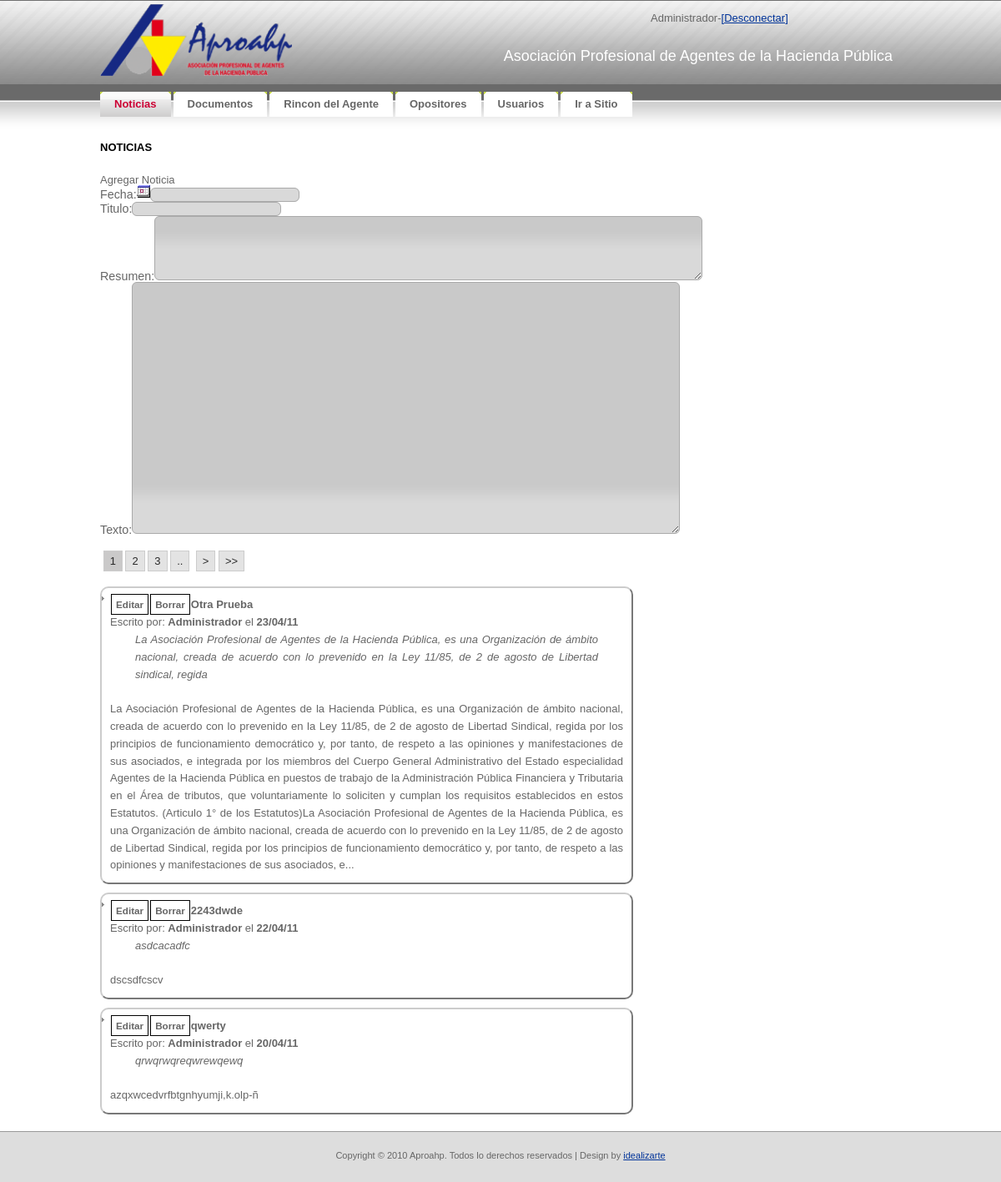
The page /admin/index.php (signed in) on the database as committed earlier.
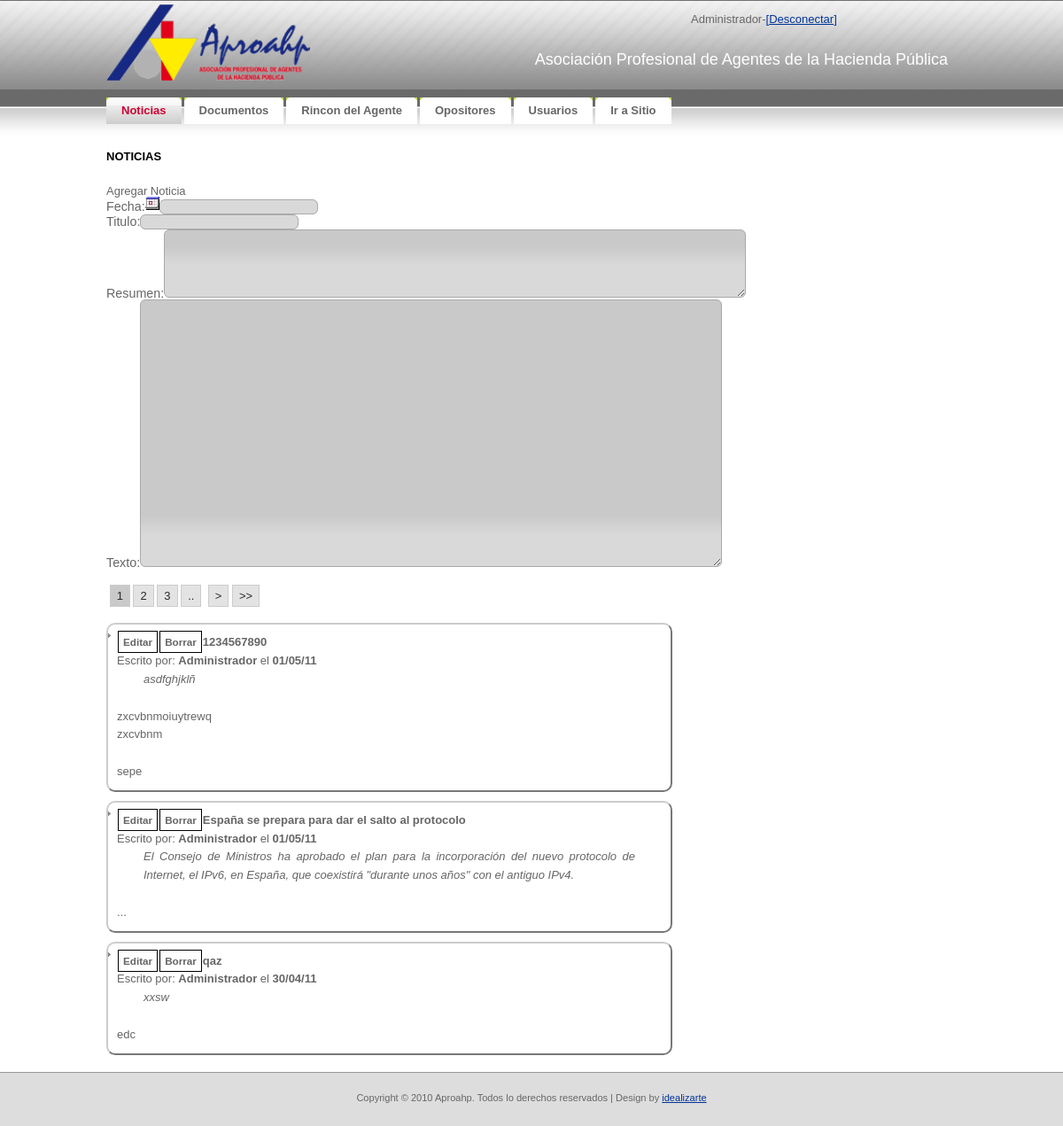
The same page on the database as committed later.
### tables this page shows
CREATE TABLE IF NOT EXISTS `tbl_noticias` (
  `NOT_ID` bigint(20) NOT NULL AUTO_INCREMENT,
  `NOT_FECHA` timestamp NOT NULL DEFAULT CURRENT_TIMESTAMP,
  `NOT_Autor` bigint(20) NOT NULL,
  `NOT_Titulo` varchar(50) NOT NULL,
  `NOT_resumen` varchar(500) NOT NULL,
  `NOT_texto` text NOT NULL,
  PRIMARY KEY (`NOT_ID`)
);

CREATE TABLE IF NOT EXISTS `tbl_users` (
  `USR_ID` bigint(20) NOT NULL AUTO_INCREMENT,
  `USR_username` varchar(32) NOT NULL,
  `USR_password` varchar(32) NOT NULL,
  `USR_Displayname` varchar(32) NOT NULL,
  `USR_email` varchar(100) NOT NULL,
  `USR_Activo` tinyint(1) NOT NULL,
  PRIMARY KEY (`USR_ID`)
);

### admin/index.php (the view, shortened to what the changed rows need)
<?php
	require_once("../lib/siteconfig.php");
?>
<!DOCTYPE html PUBLIC "-//W3C//DTD XHTML 1.0 Strict//EN"
  "http://www.w3.org/TR/xhtml1/DTD/xhtml1-strict.dtd">
<html xmlns="http://www.w3.org/1999/xhtml" xml:lang="en" lang="en">
<head>
	<link rel="stylesheet" href="../css/reset.css" type="text/css" media="screen" charset="utf-8">
	<link rel="stylesheet" href="../css/aproahp.css" type="text/css" media="screen" charset="utf-8">
	<link rel="stylesheet" href="css/jquery-ui.css" type="text/css" media="screen" charset="utf-8">
	<link rel="stylesheet" href="css/style.css" type="text/css" media="screen" charset="utf-8">
</head>
<body>
<div id="container">
<?php require("header.php")?>
<div id='noticias'>
	<h3>Noticias</h3><br>
<?php
		echo "<div id='noticiaslist'><ul>";
		if(isset($_GET['pagenum'])){
			$pagenum = $_GET['pagenum'];
		}else{
			$pagenum = 1;
		}
		$not_result = mysql_query("SELECT * FROM tbl_noticias,tbl_users WHERE NOT_Autor=USR_ID ORDER BY `NOT_FECHA` DESC") or die(mysql_error());
		$rows = mysql_num_rows($not_result);
		$page_rows = 3;
		$pdata=pagination($rows,$pagenum,$page_rows);
		echo ($pdata['links']);
		$not_result=mysql_query("SELECT * FROM tbl_noticias,tbl_users WHERE NOT_Autor=USR_ID ORDER BY NOT_FECHA DESC ".$pdata['limites'].";");
		for ($x = 0, $numrows = mysql_num_rows($not_result); $x < $numrows; $x++) {
			$row = mysql_fetch_assoc($not_result);
			$datetime = date("d/m/y", strtotime($row["NOT_FECHA"]));
			echo "<li class=noticia><div class=edit rel='".$row["NOT_ID"]."'>Editar</div><div class=borrar rel='".$row["NOT_ID"]."'>Borrar</div><span class=highlight>".$row["NOT_Titulo"]."</span><br>Escrito por: <span class=highlight>".$row["USR_Displayname"]."</span> el <span class=highlight>".$datetime."</span><br><div class=resumen>".nl2br($row["NOT_resumen"])."</div><br>".nl2br(neat_trim($row["NOT_texto"],1000))."</li>";
		}
		echo "</ul></div>";
?>
</div>
</div>
</body>
</html>

### admin/header.php (shortened to what the changed rows need)
<?php
$parts = Explode('/', $_SERVER["PHP_SELF"]);
$paginaactual= $parts[count($parts) - 1];
$menu = array (array ( "Name" => "Noticias","Link" => "index.php"),
			   array ( "Name" => "Documentos","Link" => "documentos.php"),
			   array ( "Name" => "Rincon del Agente","Link" => "rincondelagente.php"),
			   array ( "Name" => "Opositores","Link" => "opositores.php"),
			   array ( "Name" => "Usuarios","Link" => "usuarios.php"),
			   array ( "Name" => "Ir a Sitio","Link" => "../index.php")              );
?>
<div id="header">
	<div id="letras"><h2>Asociación Profesional de Agentes de la Hacienda Pública</h2></div>
</div>
<div id="menu">
	<ul>
<?php
foreach($menu as $item){
		if(strcmp($paginaactual, $item['Link'])==0)
			echo('<li class="active">');
		else
			echo('<li>');
		echo('<a href="'.$item['Link'].'"><b>'.$item['Name'].'</b></a></li>');
}?>
	</ul>
</div>

### lib/siteconfig.php (shortened to what the changed rows need)
<?php
	function neat_trim($str, $n, $delim='...') {
	   $len = strlen($str);
	   if ($len > $n) {
	       preg_match('/(.{' . $n . '}.*?)\b/', $str, $matches);
	       return rtrim($matches[1]) . $delim;
	   }
	   else {
	       return $str;
	   }
	}
	function pagination($rows,$pagenum,$page_rows){
		$last = ceil($rows/$page_rows);
		$linkbase = $_SERVER['PHP_SELF'];
		$_pagi_query_string = "?";
		$plinks='';
		$limites='';
		if($rows > $page_rows){
			$_pagi_propagar = array_keys($_GET);
			$linkbase .= $_pagi_query_string;
			if($last > 1){
				$plinks.="<div id=pagination>";
				$showpages=2;
				$pagemin=(($pagenum - $showpages)<1)?1:($pagenum - $showpages);
				$pagemax=(($pagenum + $showpages)>$last)?$last:($pagenum + $showpages);
				for($x=$pagemin;$x<=$pagemax;$x++){
					if($x==$pagenum){
						$plinks.="&nbsp;<strong>$x</strong>";
					}else{
						$plinks.="&nbsp;<a href='".$linkbase."pagenum=$x'>$x</a>";
					}
				}
				if($pagemax<$last){$plinks.="&nbsp;<a href='".$linkbase."pagenum=".($pagemax + 1)."'>..</a>";}
				$plinks.="&nbsp;";
				if ($pagenum == $last) {}
				else
				{
					$next = $pagenum+1;
					$plinks.=" <a href='".$linkbase."pagenum=$next'> ></a> ";
					$plinks.=" ";
					$plinks.=" <a href='".$linkbase."pagenum=$last'> >></a> ";
				}
				$plinks.="</div>";
			}
			$limites = 'limit ' .($pagenum - 1) * $page_rows .',' .$page_rows;
		}
		return(array ( "links" => $plinks,"limites" => "$limites"));
	}
?>

Rows that differ between the two databases and show on the page:
removed tbl_noticias: NOT_Titulo "Otra Prueba", tbl_users.USR_Displayname "Administrador", NOT_FECHA "23/04/11", NOT_resumen "La Asociación Profesional de Agentes de la Hacienda Pública, es una Organización de ámbito nacional, creada de acuerdo con lo prevenido en la Ley 11/85, de 2 de agosto de Libertad sindical, regida", NOT_texto "La Asociación Profesional de Agentes de la Hacienda Pública, es una Organización de ámbito nacional, creada de acuerdo con lo prevenido en la Ley 11/85, de 2 de agosto de Libertad Sindical, regida por los principios de funcionamiento democrático y, por tanto, de respeto a las opiniones y manifestaciones de sus asociados, e integrada por los miembros del Cuerpo General Administrativo del Estado especialidad Agentes de la Hacienda Pública en puestos de trabajo de la Administración Pública Financiera y Tributaria en el Área de tributos, que voluntariamente lo soliciten y cumplan los requisitos establecidos en estos Estatutos. (Articulo 1° de los Estatutos)La Asociación Profesional de Agentes…"
no longer on this page (row edited): tbl_noticias: NOT_Titulo "2243dwde", tbl_users.USR_Displayname "Administrador", NOT_FECHA "22/04/11", NOT_resumen "asdcacadfc", NOT_texto "dscsdfcscv"
removed tbl_noticias: NOT_Titulo "qwerty", tbl_users.USR_Displayname "Administrador", NOT_FECHA "20/04/11", NOT_resumen "qrwqrwqreqwrewqewq", NOT_texto "azqxwcedvrfbtgnhyumji,k.olp-ñ"
added tbl_noticias: NOT_Titulo "1234567890", tbl_users.USR_Displayname "Administrador", NOT_FECHA "01/05/11", NOT_resumen "asdfghjklñ", NOT_texto "zxcvbnmoiuytrewq zxcvbnm sepe"
now on this page (row edited): tbl_noticias: NOT_Titulo "España se prepara para dar el salto al protocolo", tbl_users.USR_Displayname "Administrador", NOT_FECHA "01/05/11", NOT_resumen "El Consejo de Ministros ha aprobado el plan para la incorporación del nuevo protocolo de Internet, el IPv6, en España, que coexistirá \"durante unos años\" con el antiguo IPv4.", NOT_texto "..."
added tbl_noticias: NOT_Titulo "qaz", tbl_users.USR_Displayname "Administrador", NOT_FECHA "30/04/11", NOT_resumen "xxsw", NOT_texto "edc"
